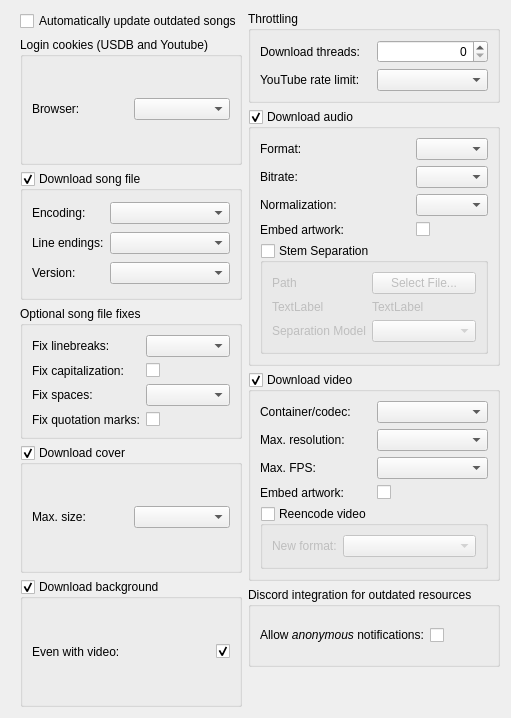
     <widget class="QWidget" name="tabDownload">
      <attribute name="title">
       <string>Download</string>
      </attribute>
      <layout class="QHBoxLayout" name="horizontalLayout" stretch="1,1">
       <property name="leftMargin">
        <number>20</number>
       </property>
       <item>
        <layout class="QVBoxLayout" name="verticalLayout" stretch="0,0,0,0,0,0">
         <item>
          <widget class="QCheckBox" name="checkBox_auto_update">
           <property name="text">
            <string>Automatically update outdated songs</string>
           </property>
          </widget>
         </item>
         <item>
          <widget class="QGroupBox" name="groupBox_login">
           <property name="title">
            <string>Login cookies (USDB and Youtube)</string>
           </property>
           <layout class="QGridLayout" name="gridLayout_3">
            <item row="0" column="0">
             <widget class="QLabel" name="label_login_cookies">
              <property name="toolTip">
               <string/>
              </property>
              <property name="text">
               <string>Browser:</string>
              </property>
             </widget>
            </item>
            <item row="0" column="1">
             <widget class="QComboBox" name="comboBox_browser">
              <property name="sizePolicy">
               <sizepolicy hsizetype="Preferred" vsizetype="Fixed">
                <horstretch>0</horstretch>
                <verstretch>0</verstretch>
               </sizepolicy>
              </property>
              <property name="toolTip">
               <string>&lt;html&gt;&lt;head/&gt;&lt;body&gt;&lt;p&gt;Age-restricted videos require a login. Choose the browser you are logged in with, so that the respective cookie can be retrieved automatically.&lt;/p&gt;&lt;/body&gt;&lt;/html&gt;</string>
              </property>
             </widget>
            </item>
           </layout>
          </widget>
         </item>
         <item>
          <widget class="QGroupBox" name="groupBox_songfile">
           <property name="sizePolicy">
            <sizepolicy hsizetype="Preferred" vsizetype="Preferred">
             <horstretch>1</horstretch>
             <verstretch>0</verstretch>
            </sizepolicy>
           </property>
           <property name="title">
            <string>Download song file</string>
           </property>
           <property name="checkable">
            <bool>true</bool>
           </property>
           <layout class="QGridLayout" name="gridLayout_2">
            <item row="0" column="0">
             <widget class="QLabel" name="label_song_file_encoding">
              <property name="toolTip">
               <string/>
              </property>
              <property name="text">
               <string>Encoding:</string>
              </property>
             </widget>
            </item>
            <item row="1" column="0">
             <widget class="QLabel" name="label_song_file_line_endings">
              <property name="text">
               <string>Line endings:</string>
              </property>
             </widget>
            </item>
            <item row="0" column="1">
             <widget class="QComboBox" name="comboBox_encoding">
              <property name="sizePolicy">
               <sizepolicy hsizetype="Preferred" vsizetype="Fixed">
                <horstretch>1</horstretch>
                <verstretch>0</verstretch>
               </sizepolicy>
              </property>
              <property name="toolTip">
               <string>&lt;html&gt;&lt;head/&gt;&lt;body&gt;&lt;p&gt;Choose UTF-8 for USDX, US Play, US Worldparty and Performous.&lt;/p&gt;&lt;p&gt;Choose UTF-8 BOM for Vocaluxe (Byte Order Mark may cause trouble in some text editors).&lt;/p&gt;&lt;p&gt;Choose CP1252 for USDX (pre 1.1) and USDX CMD. &lt;/p&gt;&lt;/body&gt;&lt;/html&gt;</string>
              </property>
             </widget>
            </item>
            <item row="1" column="1">
             <widget class="QComboBox" name="comboBox_line_endings">
              <property name="sizePolicy">
               <sizepolicy hsizetype="Preferred" vsizetype="Fixed">
                <horstretch>1</horstretch>
                <verstretch>0</verstretch>
               </sizepolicy>
              </property>
              <property name="toolTip">
               <string>&lt;html&gt;&lt;head/&gt;&lt;body&gt;&lt;p&gt;USDX and variants can handle both line ending types, but if you want to edit the song file manually, your editor of choice may require a certain line ending. UNIX users (MacOS, Linux) should generally use LF (line feed). On Windows, some text editors may require CRLF (carriage return, line feed). USDB currently requires CRLF line endings.&lt;/p&gt;&lt;/body&gt;&lt;/html&gt;</string>
              </property>
             </widget>
            </item>
            <item row="2" column="0">
             <widget class="QLabel" name="label_song_file_format_version">
              <property name="text">
               <string>Version:</string>
              </property>
             </widget>
            </item>
            <item row="2" column="1">
             <widget class="QComboBox" name="comboBox_format_version">
              <property name="toolTip">
               <string>&lt;html&gt;&lt;head/&gt;&lt;body&gt;&lt;p&gt;&lt;span style=&quot; font-weight:700;&quot;&gt;V1.0.0&lt;/span&gt;&lt;/p&gt;&lt;p&gt;Choose this version for highest compatibility. This uses #MP3 to specifiy the audio file.&lt;/p&gt;&lt;p&gt;&lt;span style=&quot; font-weight:700;&quot;&gt;V1.1.0&lt;/span&gt;&lt;/p&gt;&lt;p&gt;This version switches from #MP3 to #AUDIO to underline that other audio formats than mp3 are supported. For compatibility, the Syncer adds both #MP3 and #AUDIO to the text file, which should cause no issues when loading the song. This version also adds the #INSTRUMENTAL and #VOCALS headers to support true karaoke singing with instrumental and vocals tracks.&lt;/p&gt;&lt;p&gt;&lt;span style=&quot; font-weight:700;&quot;&gt;V1.2.0&lt;/span&gt;&lt;/p&gt;&lt;p&gt;This version introduces new tags #AUDIOURL, #COVERURL, #BACKGROUNDURL and #VIDEOURL to specify URLs for the respective sources. The syncer will fill these tags with the contents of the respective metatags, if available.&lt;/p&gt;&lt;/body&gt;&lt;/html&gt;</string>
              </property>
             </widget>
            </item>
           </layout>
          </widget>
         </item>
         <item>
          <widget class="QGroupBox" name="groupBox_fixes">
           <property name="title">
            <string>Optional song file fixes</string>
           </property>
           <layout class="QGridLayout" name="gridLayout_9">
            <item row="0" column="0">
             <widget class="QLabel" name="label_song_file_fix_linebreaks">
              <property name="text">
               <string>Fix linebreaks:</string>
              </property>
             </widget>
            </item>
            <item row="0" column="1">
             <widget class="QComboBox" name="comboBox_fix_linebreaks">
              <property name="toolTip">
               <string>&lt;html&gt;&lt;head/&gt;&lt;body&gt;&lt;p&gt;If this setting is enabled, the linebreak timings will be recalculated, either according to USDX or to YASS rules.&lt;/p&gt;&lt;/body&gt;&lt;/html&gt;</string>
              </property>
             </widget>
            </item>
            <item row="1" column="0">
             <widget class="QLabel" name="label_song_file_fix_first_words_capitalization">
              <property name="text">
               <string>Fix capitalization:</string>
              </property>
             </widget>
            </item>
            <item row="1" column="1">
             <widget class="QCheckBox" name="checkBox_fix_first_words_capitalization">
              <property name="text">
               <string/>
              </property>
             </widget>
            </item>
            <item row="2" column="0">
             <widget class="QLabel" name="label_song_file_fix_spaces">
              <property name="text">
               <string>Fix spaces:</string>
              </property>
             </widget>
            </item>
            <item row="2" column="1">
             <widget class="QComboBox" name="comboBox_fix_spaces">
              <property name="toolTip">
               <string>&lt;html&gt;&lt;head/&gt;&lt;body&gt;&lt;p&gt;If this setting is enabled, all inter-word spaces will be shifted to either after or before a word.&lt;/p&gt;&lt;/body&gt;&lt;/html&gt;</string>
              </property>
             </widget>
            </item>
            <item row="3" column="0">
             <widget class="QLabel" name="label_song_file_fix_quotation_marks">
              <property name="text">
               <string>Fix quotation marks:</string>
              </property>
             </widget>
            </item>
            <item row="3" column="1">
             <widget class="QCheckBox" name="checkBox_fix_quotation_marks">
              <property name="text">
               <string/>
              </property>
             </widget>
            </item>
           </layout>
          </widget>
         </item>
         <item>
          <widget class="QGroupBox" name="groupBox_cover">
           <property name="sizePolicy">
            <sizepolicy hsizetype="Preferred" vsizetype="Preferred">
             <horstretch>1</horstretch>
             <verstretch>0</verstretch>
            </sizepolicy>
           </property>
           <property name="title">
            <string>Download cover</string>
           </property>
           <property name="checkable">
            <bool>true</bool>
           </property>
           <layout class="QGridLayout" name="gridLayout_4">
            <item row="0" column="0">
             <widget class="QLabel" name="label_cover_max_size">
              <property name="text">
               <string>Max. size:</string>
              </property>
             </widget>
            </item>
            <item row="0" column="1">
             <widget class="QComboBox" name="comboBox_cover_max_size">
              <property name="toolTip">
               <string>&lt;html&gt;&lt;head/&gt;&lt;body&gt;&lt;p&gt;Images larger than this will be scaled to the set value.&lt;/p&gt;&lt;p&gt;Some karaoke software variants may have problems displaying covers larger than 1920x1920 pixels.&lt;/p&gt;&lt;/body&gt;&lt;/html&gt;</string>
              </property>
             </widget>
            </item>
           </layout>
          </widget>
         </item>
         <item>
          <widget class="QGroupBox" name="groupBox_background">
           <property name="sizePolicy">
            <sizepolicy hsizetype="Preferred" vsizetype="Preferred">
             <horstretch>1</horstretch>
             <verstretch>0</verstretch>
            </sizepolicy>
           </property>
           <property name="title">
            <string>Download background</string>
           </property>
           <property name="checkable">
            <bool>true</bool>
           </property>
           <layout class="QGridLayout" name="gridLayout_8">
            <item row="0" column="1">
             <widget class="QCheckBox" name="checkBox_background_always">
              <property name="sizePolicy">
               <sizepolicy hsizetype="Minimum" vsizetype="Fixed">
                <horstretch>1</horstretch>
                <verstretch>0</verstretch>
               </sizepolicy>
              </property>
              <property name="toolTip">
               <string>&lt;html&gt;&lt;head/&gt;&lt;body&gt;&lt;p&gt;If checked, background images will be downloaded even if there is a video for the song as well.&lt;/p&gt;&lt;/body&gt;&lt;/html&gt;</string>
              </property>
              <property name="layoutDirection">
               <enum>Qt::LayoutDirection::RightToLeft</enum>
              </property>
              <property name="text">
               <string/>
              </property>
              <property name="checked">
               <bool>true</bool>
              </property>
             </widget>
            </item>
            <item row="0" column="0">
             <widget class="QLabel" name="label_background_always">
              <property name="text">
               <string>Even with video:</string>
              </property>
             </widget>
            </item>
           </layout>
          </widget>
         </item>
        </layout>
       </item>
       <item>
        <layout class="QVBoxLayout" name="verticalLayout_2">
         <item>
          <widget class="QGroupBox" name="groupBox_2">
           <property name="title">
            <string>Throttling</string>
           </property>
           <layout class="QGridLayout" name="gridLayout_10">
            <item row="1" column="0">
             <widget class="QLabel" name="label_ytdlp_rate_limit">
              <property name="text">
               <string>YouTube rate limit:</string>
              </property>
             </widget>
            </item>
            <item row="1" column="1">
             <widget class="QComboBox" name="comboBox_ytdlp_rate_limit">
              <property name="toolTip">
               <string>Limit YouTube download bandwidth to avoid getting blocked (per thread)</string>
              </property>
             </widget>
            </item>
            <item row="0" column="0">
             <widget class="QLabel" name="label_throttling_threads">
              <property name="text">
               <string>Download threads:</string>
              </property>
             </widget>
            </item>
            <item row="0" column="1">
             <widget class="QSpinBox" name="spinBox_throttling_threads">
              <property name="toolTip">
               <string>&lt;html&gt;&lt;head/&gt;&lt;body&gt;&lt;p&gt;0: use default (number of cores)&lt;/p&gt;&lt;p&gt;Requires restart to take effect.&lt;/p&gt;&lt;/body&gt;&lt;/html&gt;</string>
              </property>
              <property name="alignment">
               <set>Qt::AlignmentFlag::AlignRight|Qt::AlignmentFlag::AlignTrailing|Qt::AlignmentFlag::AlignVCenter</set>
              </property>
              <property name="minimum">
               <number>0</number>
              </property>
              <property name="maximum">
               <number>32</number>
              </property>
             </widget>
            </item>
           </layout>
          </widget>
         </item>
         <item>
          <widget class="QGroupBox" name="groupBox_audio">
           <property name="sizePolicy">
            <sizepolicy hsizetype="Preferred" vsizetype="Preferred">
             <horstretch>1</horstretch>
             <verstretch>0</verstretch>
            </sizepolicy>
           </property>
           <property name="title">
            <string>Download audio</string>
           </property>
           <property name="checkable">
            <bool>true</bool>
           </property>
           <layout class="QGridLayout" name="gridLayout_5">
            <item row="3" column="3">
             <widget class="QCheckBox" name="checkBox_audio_embed_artwork">
              <property name="text">
               <string/>
              </property>
             </widget>
            </item>
            <item row="0" column="3">
             <widget class="QComboBox" name="comboBox_audio_format">
              <property name="sizePolicy">
               <sizepolicy hsizetype="Preferred" vsizetype="Fixed">
                <horstretch>0</horstretch>
                <verstretch>0</verstretch>
               </sizepolicy>
              </property>
              <property name="toolTip">
               <string>&lt;html&gt;&lt;head/&gt;&lt;body&gt;&lt;p&gt;&lt;span style=&quot; font-weight:700;&quot;&gt;M4A:&lt;/span&gt; Best quality and speed. Compatible with UltraStar Deluxe, Vocaluxe, Performous and UltraStar World Party.&lt;/p&gt;&lt;p&gt;&lt;span style=&quot; font-weight:700;&quot;&gt;MP3: &lt;/span&gt;Worst quality and speed. Full compatibility.&lt;/p&gt;&lt;/body&gt;&lt;/html&gt;</string>
              </property>
             </widget>
            </item>
            <item row="3" column="0">
             <widget class="QLabel" name="label_audio_embed_artwork">
              <property name="text">
               <string>Embed artwork:</string>
              </property>
             </widget>
            </item>
            <item row="2" column="0">
             <widget class="QLabel" name="label_audio_normalize">
              <property name="text">
               <string>Normalization:</string>
              </property>
             </widget>
            </item>
            <item row="1" column="3">
             <widget class="QComboBox" name="comboBox_audio_bitrate">
              <property name="toolTip">
               <string>&lt;html&gt;&lt;head/&gt;&lt;body&gt;&lt;p&gt;If the audio file is reencoded, the selected bitrate will be used.&lt;/p&gt;&lt;/body&gt;&lt;/html&gt;</string>
              </property>
             </widget>
            </item>
            <item row="0" column="0">
             <widget class="QLabel" name="label_audio_format">
              <property name="text">
               <string>Format:</string>
              </property>
             </widget>
            </item>
            <item row="1" column="0">
             <widget class="QLabel" name="label_audio_bitrate">
              <property name="text">
               <string>Bitrate:</string>
              </property>
             </widget>
            </item>
            <item row="2" column="3">
             <widget class="QComboBox" name="comboBox_audio_normalization">
              <property name="toolTip">
               <string>&lt;html&gt;&lt;head/&gt;&lt;body&gt;&lt;p&gt;It is recommended to adjust the volume of your audio files so that they all have the same level of perceived loudness.&lt;/p&gt;&lt;p&gt;If you use a recent version of USDX (2025.4.0 or newer), then choose &lt;span style=&quot; font-weight:700;&quot;&gt;ReplayGain&lt;/span&gt;, as this does not reencode the file but instead writes the normalization information into the audio header. You have to enable ReplayGain in USDX sound settings for this take effect.&lt;/p&gt;&lt;p&gt;For karaoke softwares that do not (yet) support replay gain, choose &lt;span style=&quot; font-weight:700;&quot;&gt;Normalize&lt;/span&gt;. This will adjust the loudness by re-encoding the file.&lt;/p&gt;&lt;p&gt;To skip normalization, choose &lt;span style=&quot; font-weight:700;&quot;&gt;disabled&lt;/span&gt;. This saves time, but resulting audio files will have different loudness levels.&lt;/p&gt;&lt;/body&gt;&lt;/html&gt;</string>
              </property>
             </widget>
            </item>
            <item row="5" column="0" colspan="4">
             <widget class="QGroupBox" name="groupBox_stem_separation">
              <property name="sizePolicy">
               <sizepolicy hsizetype="Preferred" vsizetype="MinimumExpanding">
                <horstretch>1</horstretch>
                <verstretch>0</verstretch>
               </sizepolicy>
              </property>
              <property name="title">
               <string>Stem Separation</string>
              </property>
              <property name="alignment">
               <set>Qt::AlignmentFlag::AlignLeading|Qt::AlignmentFlag::AlignLeft|Qt::AlignmentFlag::AlignTop</set>
              </property>
              <property name="checkable">
               <bool>true</bool>
              </property>
              <property name="checked">
               <bool>false</bool>
              </property>
              <layout class="QGridLayout" name="gridLayout_12">
               <item row="0" column="1">
                <widget class="QPushButton" name="button_select_separation_provider">
                 <property name="text">
                  <string>Select File...</string>
                 </property>
                </widget>
               </item>
               <item row="2" column="0">
                <widget class="QLabel" name="label_separation_model">
                 <property name="text">
                  <string>Separation Model</string>
                 </property>
                </widget>
               </item>
               <item row="0" column="0">
                <widget class="QLabel" name="label_separation_command_path">
                 <property name="text">
                  <string>Path</string>
                 </property>
                </widget>
               </item>
               <item row="2" column="1">
                <widget class="QComboBox" name="comboBox_separation_model">
                 <property name="enabled">
                  <bool>false</bool>
                 </property>
                 <property name="sizePolicy">
                  <sizepolicy hsizetype="Expanding" vsizetype="Fixed">
                   <horstretch>0</horstretch>
                   <verstretch>0</verstretch>
                  </sizepolicy>
                 </property>
                 <property name="toolTip">
                  <string>&lt;html&gt;&lt;head/&gt;&lt;body&gt;&lt;p&gt;The audio can be separated into vocals and instrumental by a trained model. This way you can sing along the instrumental track if the karaoke software supports this.&lt;/p&gt;&lt;p&gt;This requires format &lt;span style=&quot; font-weight:700;&quot;&gt;version 1.1.0&lt;/span&gt; or higher, otherwise this option is disabled.&lt;/p&gt;&lt;/body&gt;&lt;/html&gt;</string>
                 </property>
                </widget>
               </item>
               <item row="1" column="0">
                <widget class="QLabel" name="label_separation_model_name">
                 <property name="text">
                  <string>TextLabel</string>
                 </property>
                </widget>
               </item>
               <item row="1" column="1">
                <widget class="QLabel" name="label_is_gpu_accelerated">
                 <property name="text">
                  <string>TextLabel</string>
                 </property>
                </widget>
               </item>
              </layout>
             </widget>
            </item>
           </layout>
          </widget>
         </item>
         <item>
          <widget class="QGroupBox" name="groupBox_video">
           <property name="sizePolicy">
            <sizepolicy hsizetype="Preferred" vsizetype="Preferred">
             <horstretch>1</horstretch>
             <verstretch>0</verstretch>
            </sizepolicy>
           </property>
           <property name="title">
            <string>Download video</string>
           </property>
           <property name="checkable">
            <bool>true</bool>
           </property>
           <layout class="QGridLayout" name="gridLayout_6">
            <item row="4" column="0" colspan="2">
             <widget class="QGroupBox" name="groupBox_reencode_video">
              <property name="sizePolicy">
               <sizepolicy hsizetype="Preferred" vsizetype="Preferred">
                <horstretch>1</horstretch>
                <verstretch>0</verstretch>
               </sizepolicy>
              </property>
              <property name="toolTip">
               <string/>
              </property>
              <property name="title">
               <string>Reencode video</string>
              </property>
              <property name="checkable">
               <bool>true</bool>
              </property>
              <property name="checked">
               <bool>false</bool>
              </property>
              <layout class="QGridLayout" name="gridLayout_7">
               <item row="0" column="0">
                <widget class="QLabel" name="label_18">
                 <property name="text">
                  <string>New format:</string>
                 </property>
                </widget>
               </item>
               <item row="0" column="1">
                <widget class="QComboBox" name="comboBox_videoencoder">
                 <property name="sizePolicy">
                  <sizepolicy hsizetype="Preferred" vsizetype="Fixed">
                   <horstretch>1</horstretch>
                   <verstretch>0</verstretch>
                  </sizepolicy>
                 </property>
                 <property name="toolTip">
                  <string/>
                 </property>
                </widget>
               </item>
              </layout>
             </widget>
            </item>
            <item row="2" column="1">
             <widget class="QComboBox" name="comboBox_fps">
              <property name="sizePolicy">
               <sizepolicy hsizetype="Preferred" vsizetype="Fixed">
                <horstretch>1</horstretch>
                <verstretch>0</verstretch>
               </sizepolicy>
              </property>
              <property name="toolTip">
               <string>Maximum frames per second. Lower values reduce file size.</string>
              </property>
             </widget>
            </item>
            <item row="3" column="1">
             <widget class="QCheckBox" name="checkBox_video_embed_artwork">
              <property name="text">
               <string/>
              </property>
             </widget>
            </item>
            <item row="0" column="0">
             <widget class="QLabel" name="label_video_container">
              <property name="text">
               <string>Container/codec:</string>
              </property>
             </widget>
            </item>
            <item row="0" column="1">
             <widget class="QComboBox" name="comboBox_videocontainer">
              <property name="sizePolicy">
               <sizepolicy hsizetype="Preferred" vsizetype="Fixed">
                <horstretch>1</horstretch>
                <verstretch>0</verstretch>
               </sizepolicy>
              </property>
              <property name="toolTip">
               <string>&lt;html&gt;&lt;head/&gt;&lt;body&gt;&lt;p&gt;For &lt;span style=&quot; font-weight:700;&quot;&gt;UltraStar deluxe&lt;/span&gt;, &lt;span style=&quot; font-weight:700;&quot;&gt;Performous&lt;/span&gt;, &lt;span style=&quot; font-weight:700;&quot;&gt;Vocaluxe&lt;/span&gt; or other ffmpeg-based karaoke softwares, choose &amp;quot;Best available container/codec&amp;quot; or &amp;quot;mp4 (best available codec)&amp;quot; if you prefer to have an mp4 container.&lt;/p&gt;&lt;p&gt;For &lt;span style=&quot; font-weight:700;&quot;&gt;UltraStar CMD&lt;/span&gt; (Windows), &lt;span style=&quot; font-weight:700;&quot;&gt;Melody Mania&lt;/span&gt; (Windows) and low-power computers, choose &amp;quot;mp4 (AVC/H.264).&lt;/p&gt;&lt;p&gt;Otherwise, select a container/codec option that your software supports.&lt;/p&gt;&lt;p&gt;If the selected container/format option is not available for a given song, the syncer will try to at least get the requested container, and if that is not available either, it will fallback to the best available container/codec.&lt;/p&gt;&lt;/body&gt;&lt;/html&gt;</string>
              </property>
             </widget>
            </item>
            <item row="2" column="0">
             <widget class="QLabel" name="label_video_max_fps">
              <property name="text">
               <string>Max. FPS:</string>
              </property>
             </widget>
            </item>
            <item row="3" column="0">
             <widget class="QLabel" name="label_video_embed_artwork">
              <property name="text">
               <string>Embed artwork:</string>
              </property>
             </widget>
            </item>
            <item row="1" column="0">
             <widget class="QLabel" name="label_video_max_resolution">
              <property name="text">
               <string>Max. resolution:</string>
              </property>
             </widget>
            </item>
            <item row="1" column="1">
             <widget class="QComboBox" name="comboBox_videoresolution">
              <property name="sizePolicy">
               <sizepolicy hsizetype="Preferred" vsizetype="Fixed">
                <horstretch>1</horstretch>
                <verstretch>0</verstretch>
               </sizepolicy>
              </property>
              <property name="toolTip">
               <string>Maximum video height. Lower values reduce file size.</string>
              </property>
             </widget>
            </item>
           </layout>
          </widget>
         </item>
         <item>
          <widget class="QGroupBox" name="groupBox_3">
           <property name="minimumSize">
            <size>
             <width>0</width>
             <height>80</height>
            </size>
           </property>
           <property name="title">
            <string>Discord integration for outdated resources</string>
           </property>
           <layout class="QGridLayout" name="gridLayout_11">
            <item row="0" column="0">
             <widget class="QLabel" name="label_discord">
              <property name="text">
               <string>&lt;html&gt;&lt;head/&gt;&lt;body&gt;&lt;p&gt;Allow &lt;span style=&quot; font-style:italic;&quot;&gt;anonymous&lt;/span&gt; notifications:&lt;/p&gt;&lt;/body&gt;&lt;/html&gt;</string>
              </property>
             </widget>
            </item>
            <item row="0" column="1">
             <widget class="QCheckBox" name="checkBox_discord_allowed">
              <property name="toolTip">
               <string>&lt;html&gt;&lt;head/&gt;&lt;body&gt;&lt;p&gt;Enabling this will allow reporting unavailable resource – &lt;span style=&quot; font-weight:700;&quot;&gt;entirely anonymously&lt;/span&gt; – to our Karaoke Discord channel so that they can be fixed quickly. Please enable this to contribute to the community.&lt;/p&gt;&lt;/body&gt;&lt;/html&gt;</string>
              </property>
              <property name="text">
               <string/>
              </property>
             </widget>
            </item>
           </layout>
          </widget>
         </item>
         <item>
          <spacer name="verticalSpacer">
           <property name="orientation">
            <enum>Qt::Orientation::Vertical</enum>
           </property>
           <property name="sizeHint" stdset="0">
            <size>
             <width>20</width>
             <height>40</height>
            </size>
           </property>
          </spacer>
         </item>
        </layout>
       </item>
      </layout>
     </widget>
